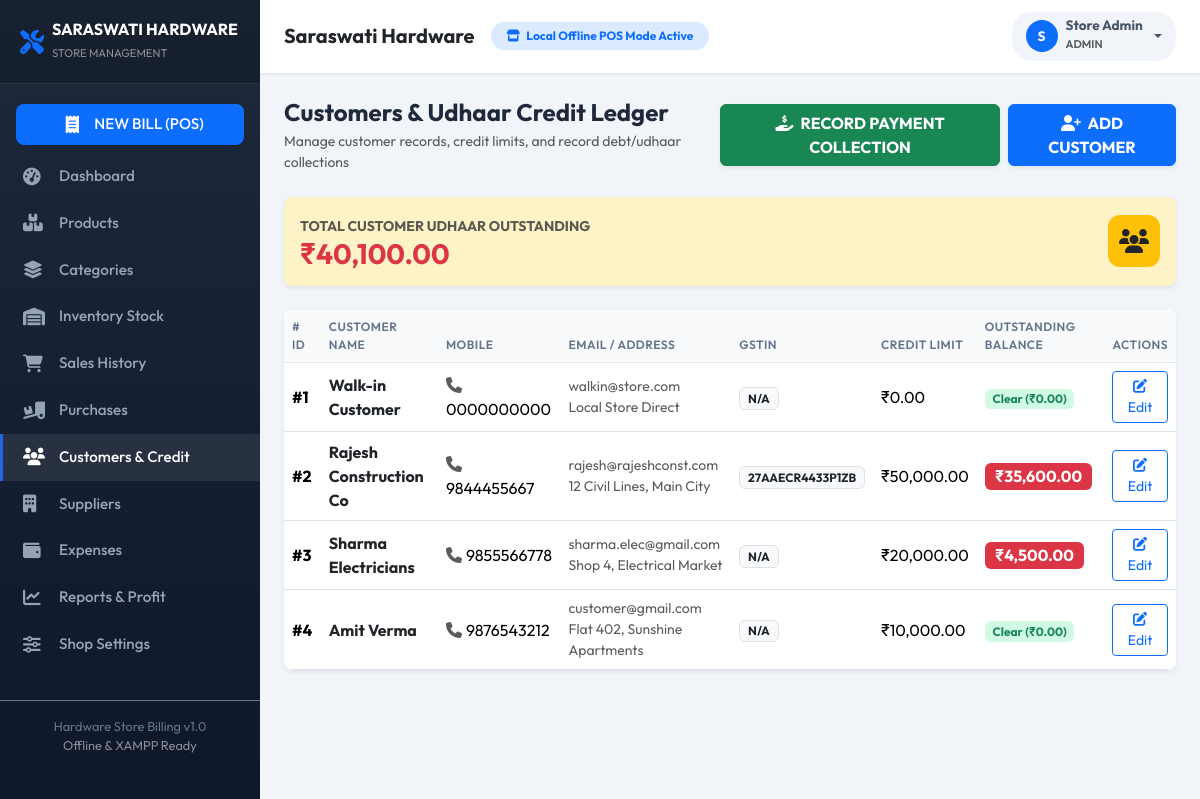
/admin/customers.php (signed in), run on an earlier commit of the app's database.
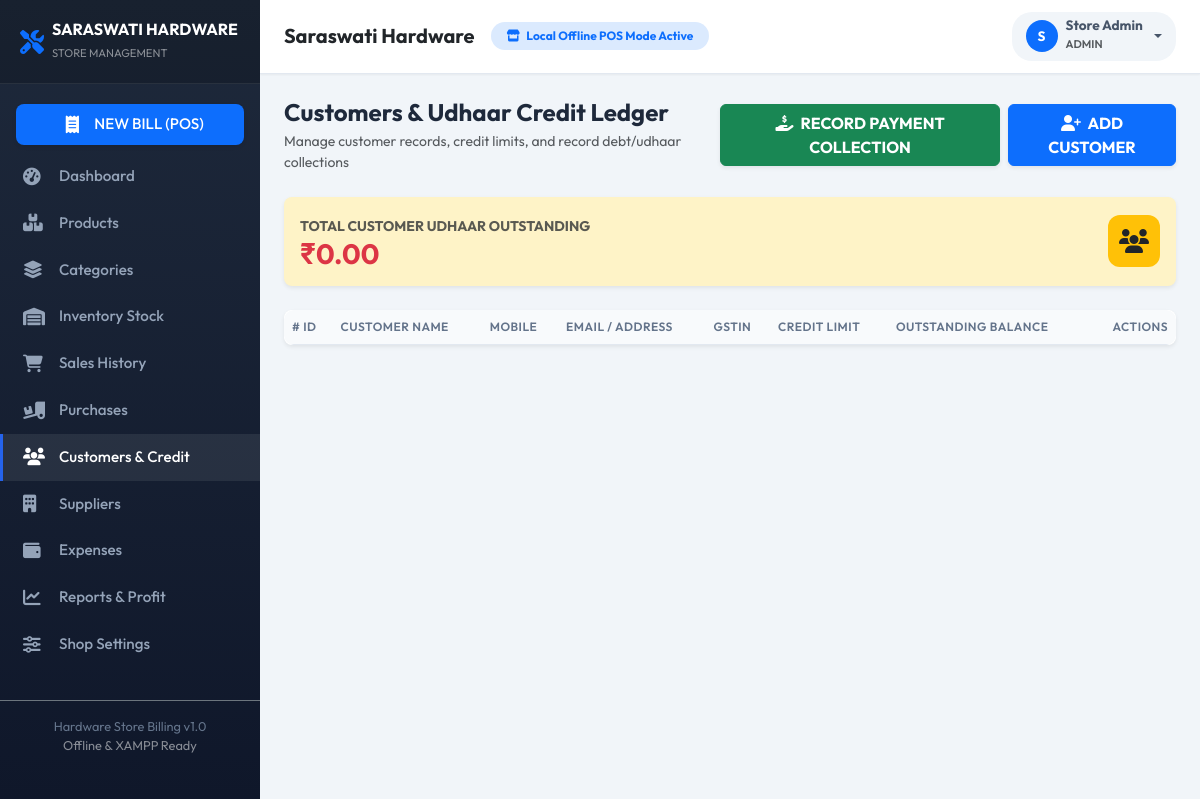
And on a later commit of the database.
### tables this page shows
CREATE TABLE IF NOT EXISTS `settings` (
  `id` INT AUTO_INCREMENT PRIMARY KEY,
  `setting_key` VARCHAR(50) NOT NULL UNIQUE,
  `setting_value` TEXT DEFAULT NULL
);

CREATE TABLE IF NOT EXISTS `customers` (
  `id` INT AUTO_INCREMENT PRIMARY KEY,
  `name` VARCHAR(100) NOT NULL,
  `mobile` VARCHAR(20) NOT NULL,
  `email` VARCHAR(100) DEFAULT NULL,
  `address` TEXT DEFAULT NULL,
  `gst_number` VARCHAR(30) DEFAULT NULL,
  `credit_limit` DECIMAL(10,2) DEFAULT 15000.00,
  `outstanding_amount` DECIMAL(10,2) DEFAULT 0.00,
  `status` TINYINT(1) DEFAULT 1,
  `created_at` DATETIME DEFAULT CURRENT_TIMESTAMP
);

### config/database.php (called while the page is built, shortened)
<?php
function base_url($path = '') {
    $isHttps = (!empty($_SERVER['HTTPS']) && $_SERVER['HTTPS'] !== 'off') ||
               (($_SERVER['SERVER_PORT'] ?? '') == 443) ||
               (($_SERVER['HTTP_X_FORWARDED_PROTO'] ?? '') === 'https');
    $protocol = $isHttps ? "https://" : "http://";
    $rawHost = $_SERVER['HTTP_X_FORWARDED_HOST'] ?? $_SERVER['HTTP_HOST'] ?? 'localhost:8000';
    $host = trim(explode(',', $rawHost)[0]);
    $scriptDir = str_replace('\\', '/', dirname($_SERVER['SCRIPT_NAME'] ?? ''));
    $baseDir = preg_replace('#/(admin|billing|customer|auth|includes|config|api).*$#', '', $scriptDir);
    return rtrim($protocol . $host . $baseDir, '/') . '/' . ltrim($path, '/');
}
function get_db() {
    static $pdo = null;
    if ($pdo !== null) {
        return $pdo;
    }
    try {
        $dsn = "mysql:host=" . DB_HOST . ";port=" . DB_PORT . ";dbname=" . DB_NAME . ";charset=utf8mb4";
        $options = [
            PDO::ATTR_ERRMODE => PDO::ERRMODE_EXCEPTION,
            PDO::ATTR_DEFAULT_FETCH_MODE => PDO::FETCH_ASSOC,
            PDO::ATTR_EMULATE_PREPARES => false,
            PDO::ATTR_TIMEOUT => 4,
        ];
        if (defined('PDO::MYSQL_ATTR_SSL_CA')) {
            $options[PDO::MYSQL_ATTR_SSL_VERIFY_SERVER_CERT] = false;
        }
        $pdo = new PDO($dsn, DB_USER, DB_PASS, $options);
        try {
            $pdo->query("SELECT 1 FROM users LIMIT 1");
        } catch (Exception $e) {
            init_mysql_db($pdo);
        }
    } catch (PDOException $e) {
        $pdo = get_sqlite_db();
    }
    return $pdo;
}
function sanitize($data) {
    return htmlspecialchars(trim($data), ENT_QUOTES, 'UTF-8');
}
function get_setting($key, $default = '') {
    $db = get_db();
    $stmt = $db->prepare("SELECT setting_value FROM settings WHERE setting_key = ?");
    $stmt->execute([$key]);
    $res = $stmt->fetchColumn();
    return $res !== false ? $res : $default;
}
function is_logged_in() {
    return isset($_SESSION['user_id']) && !empty($_SESSION['user_id']);
}
function current_user() {
    return [
        'id' => $_SESSION['user_id'] ?? null,
        'username' => $_SESSION['username'] ?? '',
        'name' => $_SESSION['name'] ?? '',
        'role' => $_SESSION['role'] ?? 'staff',
        'email' => $_SESSION['email'] ?? ''
    ];
}

### admin/customers.php (the view, shortened to what this page needs)
<?php
require_once __DIR__ . '/../includes/header.php';
require_once __DIR__ . '/../includes/sidebar.php';
$db = get_db();
$customers = $db->query("SELECT * FROM customers WHERE status = 1 ORDER BY id ASC")->fetchAll();
$totalOutstanding = $db->query("SELECT COALESCE(SUM(outstanding_amount), 0) FROM customers WHERE status = 1")->fetchColumn();
?>
<div id="content">
    <?php require_once __DIR__ . '/../includes/navbar.php'; ?>
    <div class="container-fluid p-4">
        <div class="d-flex align-items-center justify-content-between mb-4">
            <div>
                <h4 class="fw-bold mb-1">Customers & Udhaar Credit Ledger</h4>
                <p class="text-muted small mb-0">Manage customer records, credit limits, and record debt/udhaar collections</p>
            </div>
            <div class="d-flex gap-2">
                <button class="btn btn-success fw-bold shadow-sm" data-bs-toggle="modal" data-bs-target="#paymentModal">
                    <i class="fa-solid fa-hand-holding-dollar me-1"></i> RECORD PAYMENT COLLECTION
                </button>
                <button class="btn btn-primary fw-bold shadow-sm" data-bs-toggle="modal" data-bs-target="#customerModal" onclick="resetCustForm()">
                    <i class="fa-solid fa-user-plus me-1"></i> ADD CUSTOMER
                </button>
            </div>
        </div>
        <div class="card border-0 shadow-sm rounded-3 p-3 mb-4 bg-warning-soft text-dark">
            <div class="d-flex align-items-center justify-content-between">
                <div>
                    <span class="small text-muted fw-bold text-uppercase">Total Customer Udhaar Outstanding</span>
                    <h3 class="fw-bold text-danger mb-0">₹<?php echo number_format($totalOutstanding, 2); ?></h3>
                </div>
                <div class="stat-icon bg-warning text-dark">
                    <i class="fa-solid fa-users"></i>
                </div>
            </div>
        </div>
        <div class="card border-0 shadow-sm rounded-3 overflow-hidden">
            <div class="table-responsive">
                <table class="table table-hover align-middle mb-0 custom-table">
                    <thead>
                        <tr>
                            <th># ID</th>
                            <th>Customer Name</th>
                            <th>Mobile</th>
                            <th>Email / Address</th>
                            <th>GSTIN</th>
                            <th>Credit Limit</th>
                            <th>Outstanding Balance</th>
                            <th class="text-end">Actions</th>
                        </tr>
                    </thead>
                    <tbody>
                        <?php foreach ($customers as $c): ?>
                            <tr>
                                <td class="fw-bold">#<?php echo $c['id']; ?></td>
                                <td class="fw-bold text-dark"><?php echo sanitize($c['name']); ?></td>
                                <td><i class="fa-solid fa-phone me-1 text-muted"></i><?php echo sanitize($c['mobile']); ?></td>
                                <td class="small text-muted">
                                    <?php echo sanitize($c['email'] ?? '-'); ?><br>
                                    <?php echo sanitize($c['address'] ?? ''); ?>
                                </td>
                                <td><span class="badge bg-light text-dark border"><?php echo sanitize($c['gst_number'] ?? 'N/A'); ?></span></td>
                                <td>₹<?php echo number_format($c['credit_limit'], 2); ?></td>
                                <td>
                                    <?php if ($c['outstanding_amount'] > 0): ?>
                                        <span class="badge bg-danger text-white fs-6 fw-bold">₹<?php echo number_format($c['outstanding_amount'], 2); ?></span>
                                    <?php else: ?>
                                        <span class="badge bg-success-soft text-success">Clear (₹0.00)</span>
                                    <?php endif; ?>
                                </td>
                                <td class="text-end">
                                    <button class="btn btn-sm btn-outline-primary" onclick='editCustomer(<?php echo json_encode($c); ?>)'>
                                        <i class="fa-solid fa-pen-to-square"></i> Edit
                                    </button>
                                </td>
                            </tr>
                        <?php endforeach; ?>
                    </tbody>
                </table>
            </div>
        </div>
    </div>
</div>
<?php require_once __DIR__ . '/../includes/footer.php'; ?>

### includes/header.php (shortened to what this page needs)
<?php
require_once __DIR__ . '/../config/database.php';
?>
<!DOCTYPE html>
<html lang="en">
<head>
    <link href="https://cdn.jsdelivr.net/npm/bootstrap@5.3.2/dist/css/bootstrap.min.css" rel="stylesheet">
    <link rel="stylesheet" href="https://cdnjs.cloudflare.com/ajax/libs/font-awesome/6.4.2/css/all.min.css">
</head>
<body>
<div id="wrapper">

### includes/sidebar.php (shortened to what this page needs)
<?php
require_once __DIR__ . '/../config/database.php';
$user = current_user();
$currentPath = parse_url($_SERVER['REQUEST_URI'] ?? '', PHP_URL_PATH);
$currentPage = basename($currentPath ?: $_SERVER['PHP_SELF']);
?>
<nav id="sidebar" class="no-print">
    <div class="sidebar-header d-flex align-items-center justify-content-between">
        <a href="<?php echo base_url('admin/dashboard.php'); ?>" class="text-white text-decoration-none d-flex align-items-center">
            <i class="fa-solid fa-screwdriver-wrench me-2 text-primary fs-4"></i>
            <div>
                <h6 class="fw-bold mb-0 text-white">SARASWATI HARDWARE</h6>
                <small class="text-white-50" style="font-size: 0.7rem;">STORE MANAGEMENT</small>
            </div>
        </a>
    </div>
    <ul class="list-unstyled components">
        <?php if ($user && ($user['role'] === 'admin' || $user['role'] === 'staff')): ?>
            <li class="px-3 pb-2 pt-1">
                <a href="<?php echo base_url('billing/new_bill.php'); ?>" class="btn btn-primary text-white w-100 justify-content-center py-2 shadow-sm rounded-3">
                    <i class="fa-solid fa-receipt me-2"></i> NEW BILL (POS)
                </a>
            </li>
            <li>
                <a href="<?php echo base_url('admin/dashboard.php'); ?>" class="<?php echo $currentPage == 'dashboard.php' ? 'active' : ''; ?>">
                    <i class="fa-solid fa-gauge-high"></i> Dashboard
                </a>
            </li>
            <li>
                <a href="<?php echo base_url('admin/products.php'); ?>" class="<?php echo $currentPage == 'products.php' ? 'active' : ''; ?>">
                    <i class="fa-solid fa-boxes-stacked"></i> Products
                </a>
            </li>
            <li>
                <a href="<?php echo base_url('admin/categories.php'); ?>" class="<?php echo $currentPage == 'categories.php' ? 'active' : ''; ?>">
                    <i class="fa-solid fa-layer-group"></i> Categories
                </a>
            </li>
            <li>
                <a href="<?php echo base_url('admin/inventory.php'); ?>" class="<?php echo $currentPage == 'inventory.php' ? 'active' : ''; ?>">
                    <i class="fa-solid fa-warehouse"></i> Inventory Stock
                </a>
            </li>
            <li>
                <a href="<?php echo base_url('admin/sales.php'); ?>" class="<?php echo $currentPage == 'sales.php' ? 'active' : ''; ?>">
                    <i class="fa-solid fa-cart-shopping"></i> Sales History
                </a>
            </li>
            <li>
                <a href="<?php echo base_url('admin/purchases.php'); ?>" class="<?php echo $currentPage == 'purchases.php' ? 'active' : ''; ?>">
                    <i class="fa-solid fa-truck-ramp-box"></i> Purchases
                </a>
            </li>
            <li>
                <a href="<?php echo base_url('admin/customers.php'); ?>" class="<?php echo $currentPage == 'customers.php' ? 'active' : ''; ?>">
                    <i class="fa-solid fa-users"></i> Customers & Credit
                </a>
            </li>
            <li>
                <a href="<?php echo base_url('admin/suppliers.php'); ?>" class="<?php echo $currentPage == 'suppliers.php' ? 'active' : ''; ?>">
                    <i class="fa-solid fa-building"></i> Suppliers
                </a>
            </li>
            <li>
                <a href="<?php echo base_url('admin/expenses.php'); ?>" class="<?php echo $currentPage == 'expenses.php' ? 'active' : ''; ?>">
                    <i class="fa-solid fa-wallet"></i> Expenses
                </a>
            </li>
            <?php if ($user['role'] === 'admin'): ?>
                <li>
                    <a href="<?php echo base_url('admin/reports.php'); ?>" class="<?php echo $currentPage == 'reports.php' ? 'active' : ''; ?>">
                        <i class="fa-solid fa-chart-line"></i> Reports & Profit
                    </a>
                </li>
                <li>
                    <a href="<?php echo base_url('admin/settings.php'); ?>" class="<?php echo $currentPage == 'settings.php' ? 'active' : ''; ?>">
                        <i class="fa-solid fa-sliders"></i> Shop Settings
                    </a>
                </li>
            <?php endif; ?>
        <?php endif; ?>
    </ul>
    <div class="p-3 border-top border-secondary mt-auto text-center" style="font-size: 0.8rem; color: #64748b;">
        Hardware Store Billing v1.0<br>
        <span class="text-white-50">Offline & XAMPP Ready</span>
    </div>
</nav>

### includes/navbar.php (shortened to what this page needs)
<?php
require_once __DIR__ . '/../config/database.php';
$user = current_user();
$shopName = get_setting('shop_name', 'Saraswati Hardware');
?>
<header class="main-navbar no-print d-flex align-items-center justify-content-between">
    <div class="d-flex align-items-center">
        <h5 class="fw-bold mb-0 text-dark me-3">
            <?php echo sanitize($shopName); ?>
        </h5>
        <span class="badge bg-primary-soft text-primary px-3 py-2 rounded-pill d-none d-md-inline-block">
            <i class="fa-solid fa-store me-1"></i> Local Offline POS Mode Active
        </span>
    </div>
    <div class="d-flex align-items-center gap-3">
        <?php if ($user): ?>
            <div class="dropdown">
                <button class="btn user-badge dropdown-toggle d-flex align-items-center gap-2" type="button" data-bs-toggle="dropdown" aria-expanded="false">
                    <div class="rounded-circle bg-primary text-white d-flex align-items-center justify-content-center" style="width:32px; height:32px; font-weight:bold;">
                        <?php echo strtoupper(substr($user['name'], 0, 1)); ?>
                    </div>
                    <div class="text-start d-none d-sm-block">
                        <div class="fw-bold lh-1"><?php echo sanitize($user['name']); ?></div>
                        <small class="text-muted text-uppercase" style="font-size:0.7rem;"><?php echo sanitize($user['role']); ?></small>
                    </div>
                </button>
            </div>
        <?php else: ?>
            <a href="<?php echo base_url('auth/login.php'); ?>" class="btn btn-outline-primary btn-sm px-3">
                <i class="fa-solid fa-right-to-bracket me-1"></i> Login
            </a>
        <?php endif; ?>
    </div>
</header>

### includes/footer.php (shortened to what this page needs)
</div>
</body>
</html>

What changed in the data, as far as the page shows it:
removed customers: id "1", name "Walk-in Customer", mobile "0000000000", email "walkin@store.com", address "Local Store Direct", gst_number "N/A", credit_limit "0.00", outstanding_amount "Clear (₹0.00)"
removed customers: id "2", name "Rajesh Construction Co", mobile "9844455667", email "rajesh@rajeshconst.com", address "12 Civil Lines, Main City", gst_number "27AAECR4433P1ZB", credit_limit "50,000.00", outstanding_amount "35,600.00"
removed customers: id "3", name "Sharma Electricians", mobile "9855566778", email "sharma.elec@gmail.com", address "Shop 4, Electrical Market", gst_number "N/A", credit_limit "20,000.00", outstanding_amount "4,500.00"
removed customers: id "4", name "Amit Verma", mobile "9876543212", email "customer@gmail.com", address "Flat 402, Sunshine Apartments", gst_number "N/A", credit_limit "10,000.00", outstanding_amount "Clear (₹0.00)"
Also different on the page:
$totalOutstanding: "40,100.00" → "0.00"
